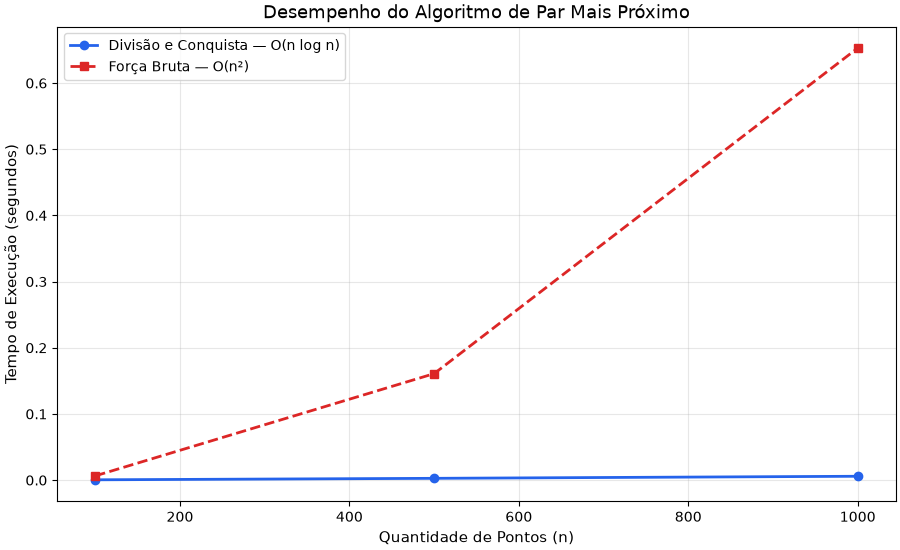

The script that saved this image:
"""Benchmark e análise de desempenho do algoritmo de Divisão e Conquista."""

import argparse
import random
import sys
import time
from collections.abc import Callable
from pathlib import Path
from typing import Any

from matplotlib.figure import Figure

from .ocorrencia import Ocorrencia
from .par_proximo import par_mais_proximo, par_mais_proximo_forca_bruta


def gerar_pontos_aleatorios(quantidade: int, seed: int = 42) -> list[Ocorrencia]:
    """Gera uma lista com a quantidade indicada de ocorrências aleatórias no plano."""
    if quantidade < 0:
        raise ValueError("A quantidade de pontos deve ser não-negativa.")

    rng = random.Random(seed)
    return [
        Ocorrencia(
            id=f"{i:05d}",
            tipo="gerada",
            x=round(rng.uniform(-1000.0, 1000.0), 3),
            y=round(rng.uniform(-1000.0, 1000.0), 3),
        )
        for i in range(quantidade)
    ]


def medir_tempo_execucao(funcao: Callable[[], Any], repeticoes: int = 3) -> float:
    """Mede e retorna o menor tempo de execução da função em segundos."""
    if repeticoes < 1:
        raise ValueError("O número de repetições deve ser pelo menos 1.")

    tempos = []
    for _ in range(repeticoes):
        inicio = time.perf_counter()
        funcao()
        fim = time.perf_counter()
        tempos.append(fim - inicio)
    return min(tempos)


def executar_benchmark(
    tamanhos: list[int] | None = None,
    limite_forca_bruta: int = 2000,
    seed: int = 42,
    repeticoes: int = 2,
) -> dict[str, Any]:
    """Executa o benchmark comparativo entre Divisão e Conquista e Força Bruta.

    Retorna um dicionário contendo os tamanhos testados e os respectivos tempos.
    """
    if tamanhos is None:
        tamanhos = [100, 250, 500, 1000, 2000, 4000, 8000]

    tempos_dc = []
    tempos_fb = []
    tamanhos_fb = []

    for n in tamanhos:
        pontos = gerar_pontos_aleatorios(n, seed=seed + n)

        # Divisão e Conquista O(n log n)
        tempo_dc = medir_tempo_execucao(
            lambda: par_mais_proximo(pontos), repeticoes=repeticoes
        )
        tempos_dc.append(tempo_dc)

        # Força Bruta O(n^2), limitada para evitar tempos excessivos
        if n <= limite_forca_bruta:
            tempo_fb = medir_tempo_execucao(
                lambda: par_mais_proximo_forca_bruta(pontos), repeticoes=repeticoes
            )
            tempos_fb.append(tempo_fb)
            tamanhos_fb.append(n)

    return {
        "tamanhos": tamanhos,
        "tempos_dc": tempos_dc,
        "tamanhos_fb": tamanhos_fb,
        "tempos_fb": tempos_fb,
    }


def gerar_grafico_benchmark(
    dados: dict[str, Any], salvar_caminho: str | Path | None = None
) -> Figure:
    """Gera um gráfico comparativo de desempenho e opcionalmente salva em disco."""
    figura = Figure(figsize=(9, 5.5), layout="constrained")
    eixo = figura.subplots()

    eixo.plot(
        dados["tamanhos"],
        dados["tempos_dc"],
        marker="o",
        color="#2563eb",
        linewidth=2,
        label="Divisão e Conquista — O(n log n)",
    )

    if dados.get("tempos_fb"):
        eixo.plot(
            dados["tamanhos_fb"],
            dados["tempos_fb"],
            marker="s",
            color="#dc2626",
            linestyle="--",
            linewidth=2,
            label="Força Bruta — O(n²)",
        )

    eixo.set_title("Desempenho do Algoritmo de Par Mais Próximo", fontsize=13)
    eixo.set_xlabel("Quantidade de Pontos (n)", fontsize=11)
    eixo.set_ylabel("Tempo de Execução (segundos)", fontsize=11)
    eixo.grid(True, alpha=0.3)
    eixo.legend(fontsize=10)

    if salvar_caminho:
        caminho = Path(salvar_caminho)
        caminho.parent.mkdir(parents=True, exist_ok=True)
        figura.savefig(caminho)

    return figura


def main(argv: list[str] | None = None) -> int:
    """Ponto de entrada de linha de comando para o benchmark."""
    parser = argparse.ArgumentParser(
        prog="pontoalerta-benchmark",
        description="Executa o benchmark de desempenho do algoritmo de Par Mais Próximo.",
    )
    parser.add_argument(
        "--tamanhos",
        nargs="+",
        type=int,
        default=[100, 250, 500, 1000, 2000, 4000],
        help="Lista de quantidades de pontos para teste (ex.: 100 500 1000).",
    )
    parser.add_argument(
        "--limite-fb",
        type=int,
        default=2000,
        help="Tamanho máximo de pontos para executar o algoritmo de Força Bruta O(n²).",
    )
    parser.add_argument(
        "--grafico",
        metavar="ARQUIVO.png",
        help="Caminho para salvar o gráfico gerado (ex.: benchmark.png).",
    )
    args = parser.parse_args(argv)

    print("Executando benchmark...")
    dados = executar_benchmark(
        tamanhos=args.tamanhos, limite_forca_bruta=args.limite_fb
    )

    print("\nResultados do Benchmark:")
    print(f"{'n':>8} | {'D&C (s)':>12} | {'Força Bruta (s)':>16}")
    print("-" * 42)

    fb_map = dict(zip(dados["tamanhos_fb"], dados["tempos_fb"]))
    for n, t_dc in zip(dados["tamanhos"], dados["tempos_dc"]):
        t_fb_str = f"{fb_map[n]:.6f}" if n in fb_map else "N/A"
        print(f"{n:>8} | {t_dc:>12.6f} | {t_fb_str:>16}")

    if args.grafico:
        gerar_grafico_benchmark(dados, salvar_caminho=args.grafico)
        print(f"\nGráfico salvo em: {args.grafico}")

    return 0


if __name__ == "__main__":
    sys.exit(main())
